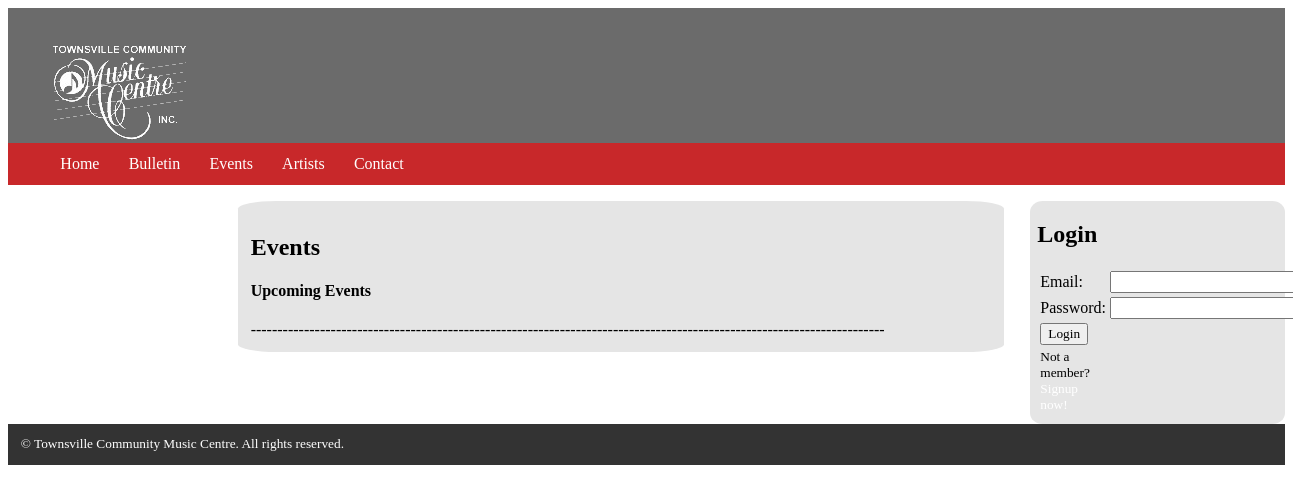
The app's page /a2template/events.php, older data.
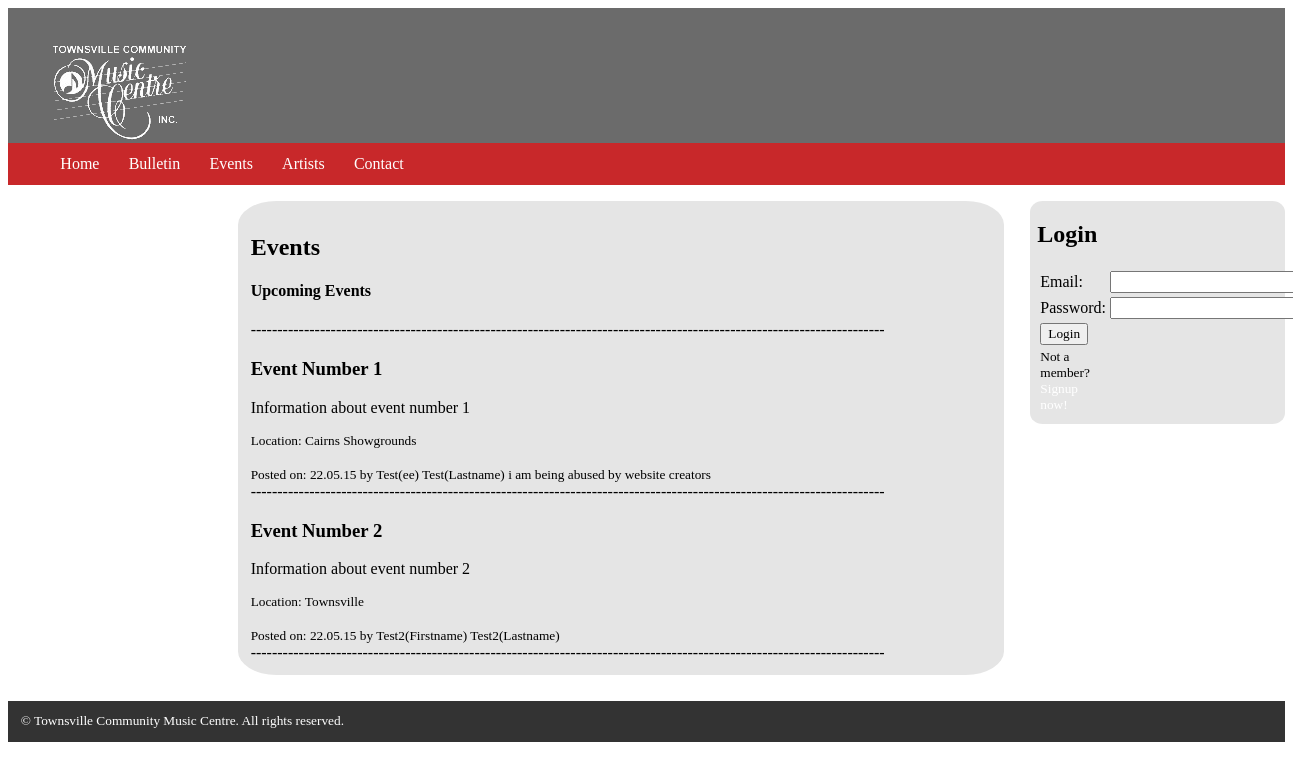
The same page, newer data.
### tables this page shows
CREATE TABLE "events" (
  "id" integer NOT NULL PRIMARY KEY AUTOINCREMENT,
  "title" text NOT NULL,
  "information" text NOT NULL,
  "location" text NOT NULL,
  "date_created" text NOT NULL,
  "date_expires" text NOT NULL,
  "created_by" integer NOT NULL,
  FOREIGN KEY ("created_by") REFERENCES "users" ("id") ON DELETE NO ACTION ON UPDATE NO ACTION
);

CREATE TABLE "users" (
  "id" integer NULL PRIMARY KEY AUTOINCREMENT,
  "first_name" text NULL,
  "last_name" text NULL,
  "email" text NULL,
  "address" text NULL,
  "phone_day" integer NULL,
  "phone_after_hours" integer NULL,
  "mobile" integer NULL,
  "password" text NULL,
  "membership_type" integer NULL DEFAULT '0'
);

### a2template/events.php (the view, shortened to what this page needs)
<?php
	include("dbconnect.php");
?>
<!DOCTYPE html PUBLIC "-//W3C//DTD XHTML 1.0 Transitional//EN" "http://www.w3.org/TR/xhtml1/DTD/xhtml1-transitional.dtd">
<html xmlns="http://www.w3.org/1999/xhtml">
	<?php include("inc/header.php"); ?>
	<body>
    	<div id="main-wrapper">
            <?php include("inc/navigation.php"); ?>
            <section id="main-content">
                <article>
                    <div>
                        <?php
							$sql = "SELECT * FROM events";
							echo '<h2>Events</h2>';
							echo '<h4>Upcoming Events</h4>';
							echo '-----------------------------------------------------------------------------------------------------------------------';
							foreach($dbh->query($sql) as $row) {
								$query = $dbh->query("SELECT first_name, last_name FROM users WHERE id='$row[created_by]'");
								$result = $query->fetch(PDO::FETCH_ASSOC);
								echo '<div><h1>' . $row["title"] . '	</h1></div>';
								echo '<p>' . $row['information'] . '</p>';
								echo '<small>Location: ' . $row['location'] . '</small><br /><br />';
								echo '<small>Posted on: ' . $row['date_created'] . ' by ' . $result['first_name'] . ' ' . $result['last_name'] . '</small><br />';
								echo '-----------------------------------------------------------------------------------------------------------------------';
							}
						?>
                    </div>
                </article>
            </section>
            <aside>
                <div class="side-box">
                	<?php
						function displayLogin() {
							if (!$_SESSION['id']) {
								echo "<table><form action='events.php' method='post'><tr>"
								."<h1>Login</h1>"
								."<td>Email:</td><td><input type='text' name='email' size='30'></td></tr>"
								."<tr><td>Password:</td><td><input type='password' name='password' size='30'></td></tr>"
								."<tr><td><input type='submit' value='Login' name='login'></td></tr>"
								."<tr><td><small>Not a member?<a href='register.php'>Signup now!</a></small></td></tr>"
								."</form></table>";
							}
						}
						displayLogin();
					?>
                </div>
            </aside>
            <?php include("inc/footer.php"); ?>
        </div>
	</body>
</html>

Row changes from the older to the newer data that the page shows:
added events: title "Event Number 1", information "Information about event number 1", location "Cairns Showgrounds", date_created "22.05.15", created_by.first_name "Test(ee)", created_by.last_name "Test(Lastname) i am being abused by website creators"
added events: title "Event Number 2", information "Information about event number 2", location "Townsville", date_created "22.05.15", created_by.first_name "Test2(Firstname)", created_by.last_name "Test2(Lastname)"
